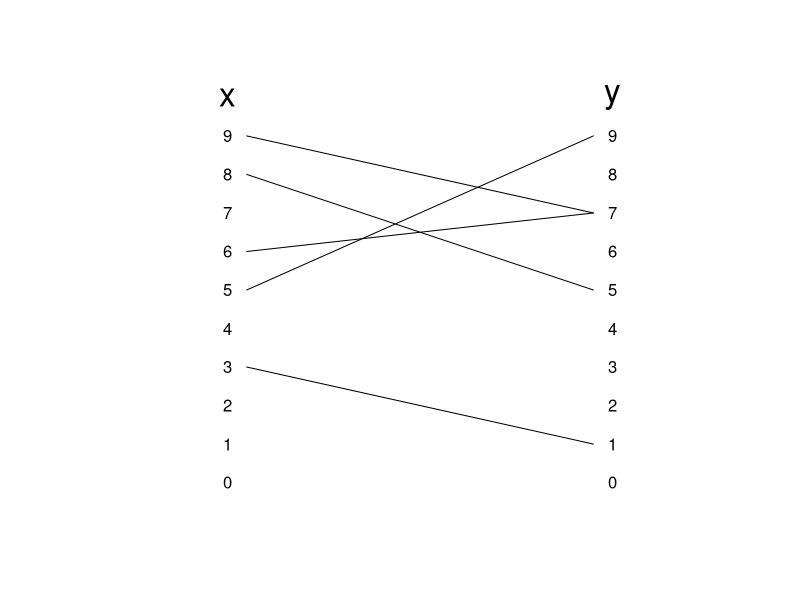
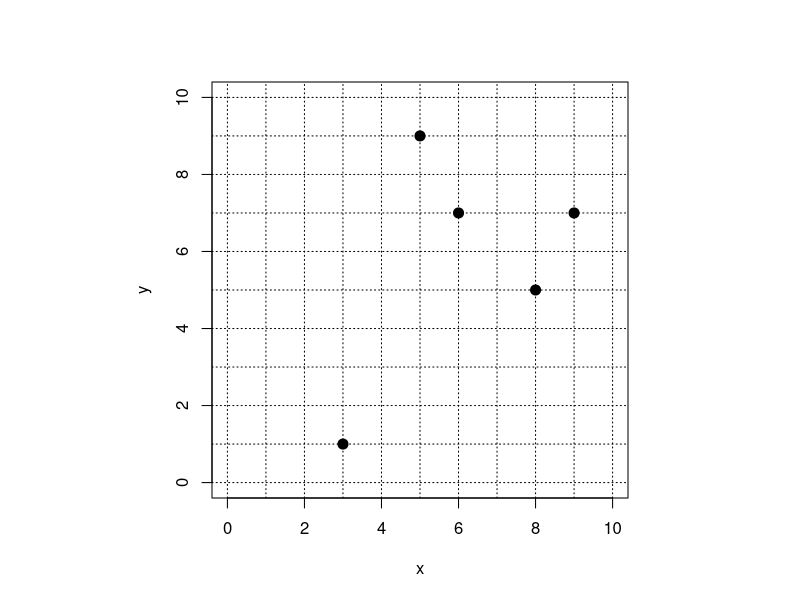
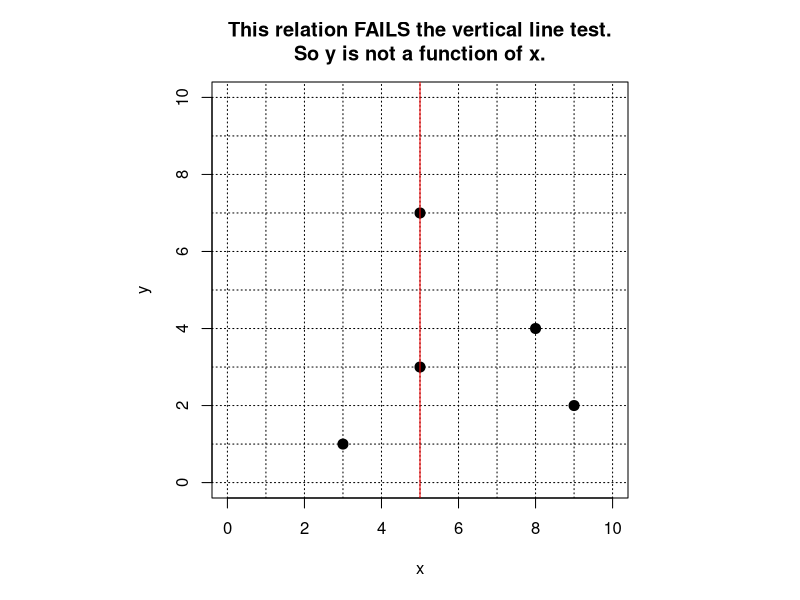
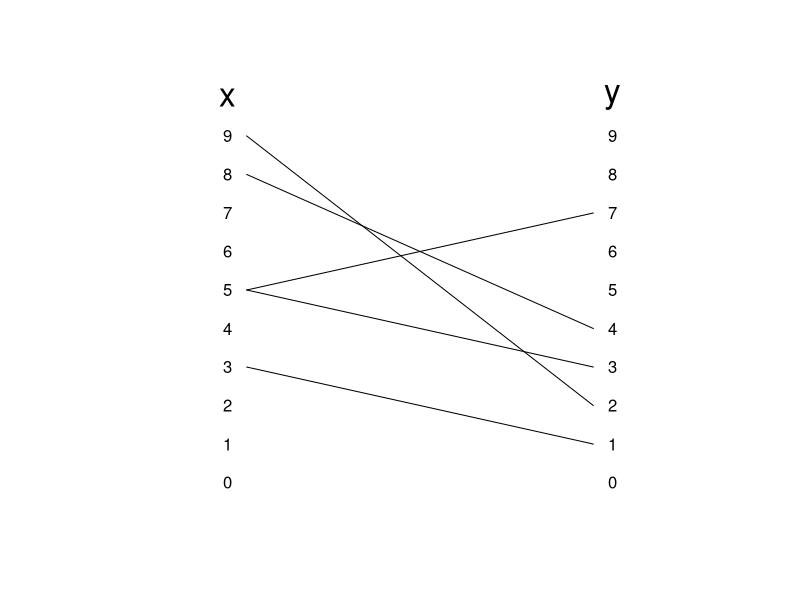
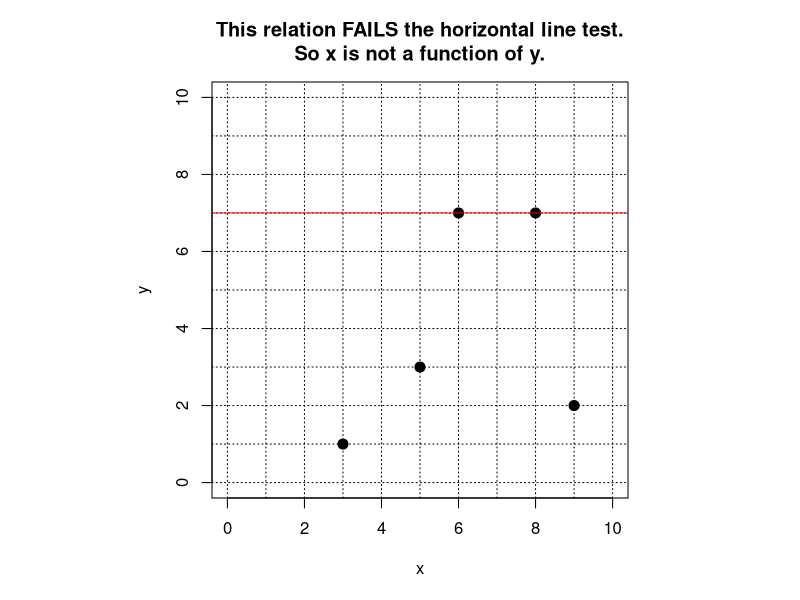
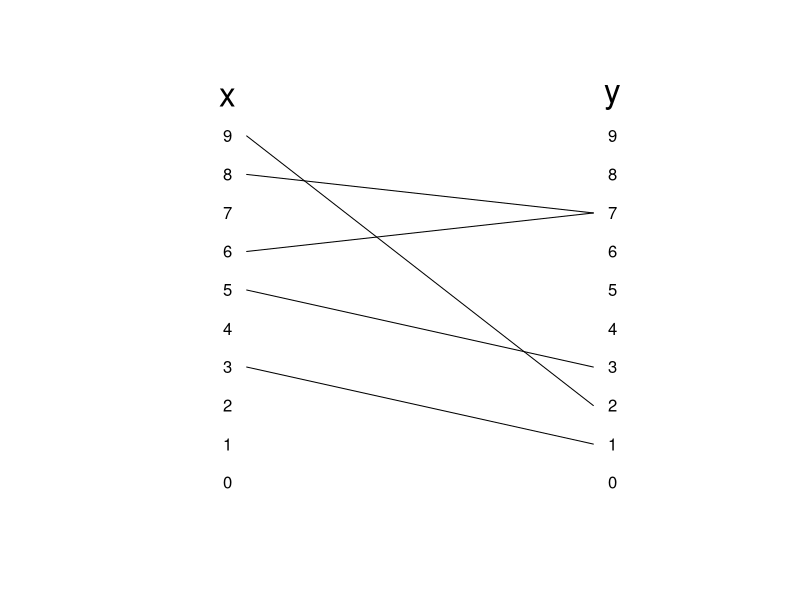
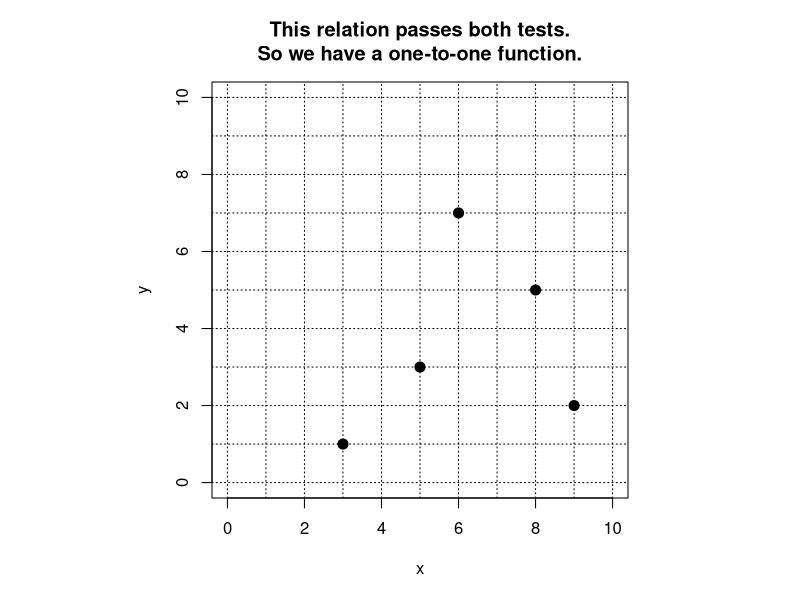
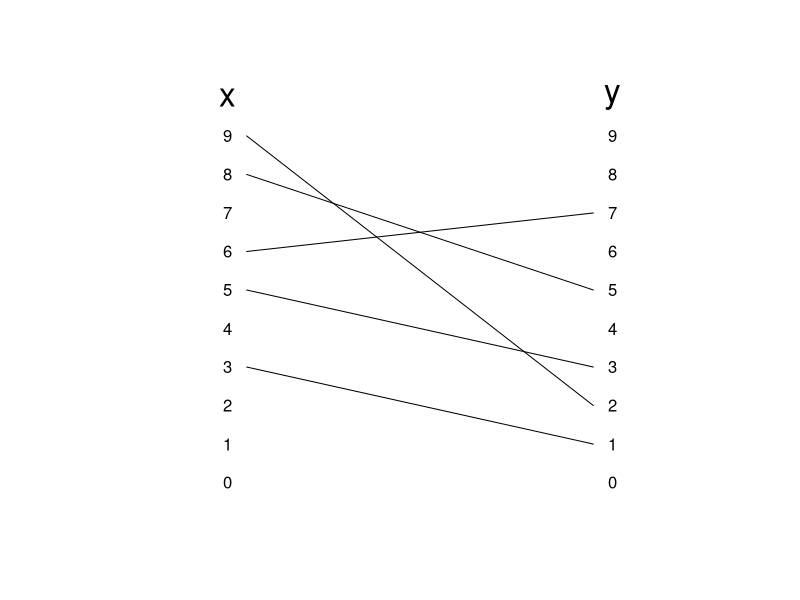

R code for these plots, in order:
## ---- chunk 1
n = 5
A = c(3,5,6,8,9)
B = c(1,9,7,5,7)
mystr = paste("(",A,", ",B,")",collapse="~~")

par(pty="s")
plot(0,0,type="n",axes = F,asp=1,xlim=c(0,10),ylim=c(0,10),ann=FALSE)
for(i in 0:9){
  text(0,i,i)
  text(10,i,i)
}
text(0,10,"x",cex=2)
text(10,10,"y",cex=2)
for(i in 1:n){
  lines(c(0.5,9.5),c(A[i],B[i]))
}
## ---- chunk 2
par(pty="s")
plot(A,B,xlim=c(0,10),ylim=c(0,10),xlab="x",ylab="y",asp=1,pch=20,cex=2)
for(i in 0:10){
  abline(h=i,lty=3)
  abline(v=i,lty=3)
}
## ---- chunk 3

A = c(3,5,5,8,9)
B = c(1,3,7,4,2)
mystr = paste("(",A,", ",B,")",collapse="~~")

par(pty="s")
plot(A,B,xlim=c(0,10),ylim=c(0,10),xlab="x",ylab="y",asp=1,pch=20,cex=2,main="This relation FAILS the vertical line test.\nSo y is not a function of x.")
for(i in 0:10){
  abline(h=i,lty=3)
  abline(v=i,lty=3)
}
abline(v=5,col="red")
## ---- chunk 4
mystr = paste("(",A,", ",B,")",collapse="~~")

par(pty="s")
plot(0,0,type="n",axes = F,asp=1,xlim=c(0,10),ylim=c(0,10),ann=FALSE)
for(i in 0:9){
  text(0,i,i)
  text(10,i,i)
}
text(0,10,"x",cex=2)
text(10,10,"y",cex=2)
for(i in 1:n){
  lines(c(0.5,9.5),c(A[i],B[i]))
}
## ---- chunk 5

A = c(3,5,6,8,9)
B = c(1,3,7,7,2)
mystr = paste("(",A,", ",B,")",collapse="~~")

par(pty="s")
plot(A,B,xlim=c(0,10),ylim=c(0,10),xlab="x",ylab="y",asp=1,pch=20,cex=2,main="This relation FAILS the horizontal line test.\nSo x is not a function of y.")
for(i in 0:10){
  abline(h=i,lty=3)
  abline(v=i,lty=3)
}
abline(h=7,col="red")
## ---- chunk 6
mystr = paste("(",A,", ",B,")",collapse="~~")

par(pty="s")
plot(0,0,type="n",axes = F,asp=1,xlim=c(0,10),ylim=c(0,10),ann=FALSE)
for(i in 0:9){
  text(0,i,i)
  text(10,i,i)
}
text(0,10,"x",cex=2)
text(10,10,"y",cex=2)
for(i in 1:n){
  lines(c(0.5,9.5),c(A[i],B[i]))
}
## ---- chunk 7

A = c(3,5,6,8,9)
B = c(1,3,7,5,2)
mystr = paste("(",A,", ",B,")",collapse="~~")

par(pty="s")
plot(A,B,xlim=c(0,10),ylim=c(0,10),xlab="x",ylab="y",asp=1,pch=20,cex=2,main="This relation passes both tests.\nSo we have a one-to-one function.")
for(i in 0:10){
  abline(h=i,lty=3)
  abline(v=i,lty=3)
}
## ---- chunk 8
par(pty="s")
plot(0,0,type="n",axes = F,asp=1,xlim=c(0,10),ylim=c(0,10),ann=FALSE)
for(i in 0:9){
  text(0,i,i)
  text(10,i,i)
}
text(0,10,"x",cex=2)
text(10,10,"y",cex=2)
for(i in 1:n){
  lines(c(0.5,9.5),c(A[i],B[i]))
}
## ---- chunk 9

A = c(3,5,6,8,8)
B = c(1,3,3,5,2)
mystr = paste("(",A,", ",B,")",collapse="~~")

par(pty="s")
plot(A,B,xlim=c(0,10),ylim=c(0,10),xlab="x",ylab="y",asp=1,pch=20,cex=2,main="This relation passes neither test.\n")
for(i in 0:10){
  abline(h=i,lty=3)
  abline(v=i,lty=3)
}
abline(h=3,col="red")
abline(v=8,col="red")
## ---- chunk 10
par(pty="s",mar=c(0,0,0,0))
plot(0,0,type="n",axes = F,asp=1,xlim=c(0,10),ylim=c(0,10),ann=FALSE)
for(i in 0:9){
  text(0,i,i)
  text(10,i,i)
}
text(0,10,"x",cex=2)
text(10,10,"y",cex=2)
for(i in 1:n){
  lines(c(0.5,9.5),c(A[i],B[i]))
}
## ---- chunk 11

A = c(1,3,5,7,8)
B = c(1,4,8,5,2)
mystr = paste("(",A,", ",B,")",collapse="~~")

par(pty="s")
plot(A,B,xlim=c(0,10),ylim=c(0,10),xlab="x",ylab="y",asp=1,pch=20,cex=2)
for(i in 0:10){
  abline(h=i,lty=3)
  abline(v=i,lty=3)
}
## ---- chunk 12
A = c(1,3,5,7,8)
B = c(1,4,8,5,4)
mystr = paste("(",A,", ",B,")",collapse="~~")
## ---- chunk 13
A = c(2,4,6,8,9)
B = c(7,5,2,5,2)
mystr = paste("(",A,", ",B,")",collapse="~~")
## ---- chunk 14
par(pty="s",mar=c(0,0,0,0))
plot(0,0,type="n",axes = F,asp=1,xlim=c(0,10),ylim=c(0,10),ann=FALSE)
for(i in 0:9){
  text(0,i,i)
  text(10,i,i)
}
text(0,10,"x",cex=2)
text(10,10,"y",cex=2)
for(i in 1:n){
  lines(c(0.5,9.5),c(A[i],B[i]))
}
## ---- chunk 15
should_y_bafo_x = F #sample(c(T,F),1,prob=c(0.5,0.5))
should_x_bafo_y = T #sample(c(T,F),1,prob=c(0.5,0.5))
while(T){
  x = sample(1:9,4,F)
  y = sample(1:9,4,F)
  is_x_afo_y = (length(unique(sign(diff(y))))==1)
  is_y_afo_x = (length(unique(sign(diff(x))))==1)
  if( abs(atan((y[3]-y[2])/(x[3]-x[2])) - atan((y[2]-y[1])/(x[2]-x[1]))) > pi/8 &&
      abs(atan((y[4]-y[3])/(x[4]-x[3])) - atan((y[3]-y[2])/(x[3]-x[2]))) > pi/8 &&
      is_x_afo_y == should_x_bafo_y &&
      is_y_afo_x == should_y_bafo_x
  ){break}
}
ans1 = paste0((is_y_afo_x==c(T,F))*1,collapse="")
ans2 = paste0((is_x_afo_y==c(T,F))*1,collapse="")
ans3 = paste0(((is_y_afo_x && is_x_afo_y)==c(T,F))*1,collapse="")
## ---- chunk 16
par(pty="s")
plot(x,y,type="n",xlim=c(0,10),ylim=c(0,10),xlab="x",ylab="y",asp=1,pch=20,cex=2)
xspline(x,y,shape=c(0,rep(-0.3,length(x)-2),0),lwd=3)
for(i in 0:10){
  abline(h=i,lty=3)
  abline(v=i,lty=3)
}
